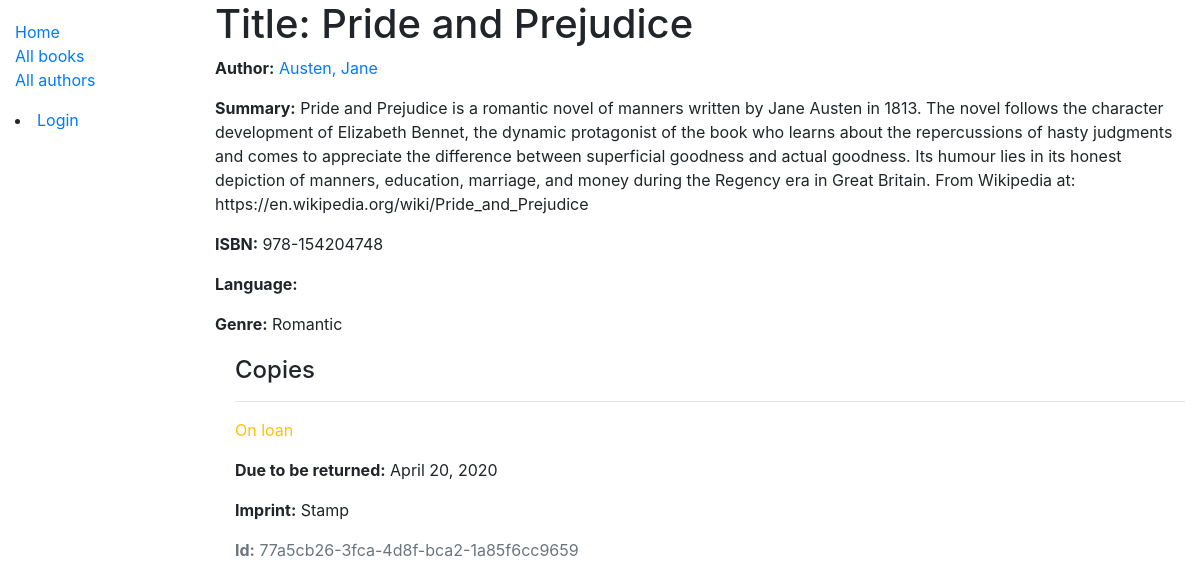
The app's page /directory/book/1 with its own data.
### directory/models.py (models this page shows, shortened)
class Book(models.Model):
    title = models.CharField(max_length=200)
    author = models.ForeignKey('Author', on_delete=models.SET_NULL, null=True)
    summary = models.TextField(max_length=1000, help_text='Enter a brief description of the book')
    isbn = models.CharField('ISBN', max_length=13, help_text='13 Character <a href="https://www.isbn-international.org/content/what-isbn">ISBN number</a>')
    genre = models.ManyToManyField(Genre, help_text='Select a genre for this book')
    def display_genre(self):
        """Create a string for the Genre. This is required to display genre in Admin."""
        return ', '.join(genre.name for genre in self.genre.all()[:3])
    display_genre.short_description = 'Genre'

class Author(models.Model):
    first_name = models.CharField(max_length=100)
    last_name = models.CharField(max_length=100)
    date_of_birth = models.DateField(null=True, blank=True)
    date_of_death = models.DateField('Died', null=True, blank=True)
    class Meta:
        ordering = ['last_name', 'first_name']
    def __str__(self):
        return f'{self.last_name}, {self.first_name}'

class Genre(models.Model):
    name = models.CharField(max_length=200, help_text='Enter a book genre (e.g. Science Fiction)')
    def __str__(self):
        return self.name

class BookInstance(models.Model):
    id = models.UUIDField(primary_key=True, default=uuid.uuid4, help_text='Unique ID for this particular book across whole library')
    book = models.ForeignKey('Book', on_delete=models.SET_NULL, null=True)
    imprint = models.CharField(max_length=200)
    due_back = models.DateField(null=True, blank=True)
    borrower = models.ForeignKey(User, on_delete=models.SET_NULL, null=True, blank=True)
    LOAN_STATUS = (
        ('m', 'Maintenance'),
        ('o', 'On loan'),
        ('a', 'Available'),
        ('r', 'Reserved'),
    )
    status = models.CharField(
        max_length=1,
        choices=LOAN_STATUS,
        blank=True,
        default='m',
        help_text='Book availability',
    )
    class Meta:
        ordering = ['due_back']
        permissions = (("can_mark_returned", "Set book as returned"),)

### directory/views.py (the view)
# urls.py: path('book/<int:pk>', views.BookDetailView.as_view(), name='book-detail'),
class BookDetailView(generic.DetailView):
    model = Book

### directory/templates/directory/book_detail.html
{% extends "base_generic.html" %}
{% block content %}
  <h1>Title: {{ book.title }}</h1>
  <p><strong>Author:</strong> <a href="{% url 'author-detail' book.author.pk %}">{{ book.author }}</a></p>
  <p><strong>Summary:</strong> {{ book.summary }}</p>
  <p><strong>ISBN:</strong> {{ book.isbn }}</p>
  <p><strong>Language:</strong> {{ book.language }}</p>
  <p><strong>Genre:</strong> {{ book.genre.all|join:", " }}</p>
  <div style="margin-left:20px;margin-top:20px">
    <h4>Copies</h4>
    {% for copy in book.bookinstance_set.all %}
      <hr>
      <p class="{% if copy.status == 'a' %}text-success{% elif copy.status == 'm' %}text-danger{% else %}text-warning{% endif %}">
        {{ copy.get_status_display }}
      </p>
      {% if copy.status != 'a' %}
        <p><strong>Due to be returned:</strong> {{ copy.due_back }}</p>
      {% endif %}
      <p><strong>Imprint:</strong> {{ copy.imprint }}</p>
      <p class="text-muted"><strong>Id:</strong> {{ copy.id }}</p>
    {% endfor %}
  </div>
{% endblock %}

### directory/templates/base_generic.html (shortened to what this page needs)
<!DOCTYPE html>
<html lang="en">
<head>
  <link rel="stylesheet" href="https://stackpath.bootstrapcdn.com/bootstrap/4.1.3/css/bootstrap.min.css">
  {% load static %}
  <link rel="stylesheet" href="{% static 'css/styles.css' %}">
</head>
<body>
  <div class="container-fluid">
    <div class="row">
      <div class="col-sm-2">
      {% block sidebar %}
        <ul class="sidebar-nav">
          <li><a href="{% url 'index' %}">Home</a></li>
          <li><a href="{% url 'books' %}">All books</a></li>
          <li><a href="{% url 'authors' %}">All authors</a></li>
        </ul>
	   {% if user.is_authenticated %}
			<li>User: {{ user.get_username }}</li>
			<li><a href="{% url 'my-borrowed' %}">My Borrowed</a></li>
			<li><a href="{% url 'logout'%}?next={{request.path}}">Logout</a></li>
		{% else %}
			<li><a href="{% url 'login'%}?next={{request.path}}">Login</a></li>
		{% endif %}
     {% endblock %}
      </div>
      <div class="col-sm-10 ">
	  {% block content %}{% endblock %}
  </div>
  </div>
  </div>
</body>
</html>

### directory/static/css/styles.css (style rules this page uses)
.sidebar-nav { margin-top: 20px; padding: 0; list-style: none; }

### records on screen
Book: title "Pride and Prejudice", author "Austen, Jane", summary "Pride and Prejudice is a romantic novel of manners written by Jane Austen in 1813. The novel follows the character development of Elizabeth Bennet, the dynamic protagonist of the book who learns about the repercussions of hasty judgments and comes to appreciate the difference between superficial goodness and actual goodness. Its humour lies in its honest depiction of manners, education, marriage, and money during the Regency era in Great Britain. From Wikipedia at: https://en.wikipedia.org/wiki/Pride_and_Prejudice", isbn "978-154204748", genre.all "Romantic"
BookInstance: status "On loan", due_back "April 20, 2020", imprint "Stamp", id "77a5cb26-3fca-4d8f-bca2-1a85f6cc9659"
